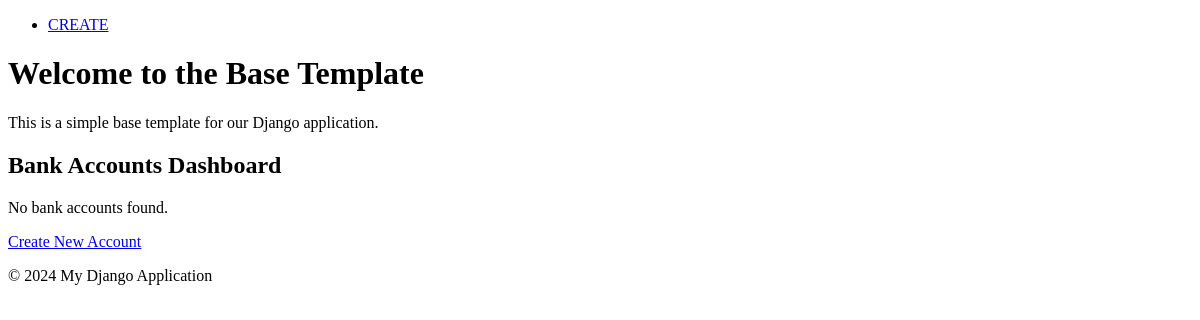
Before: / with the older database file.
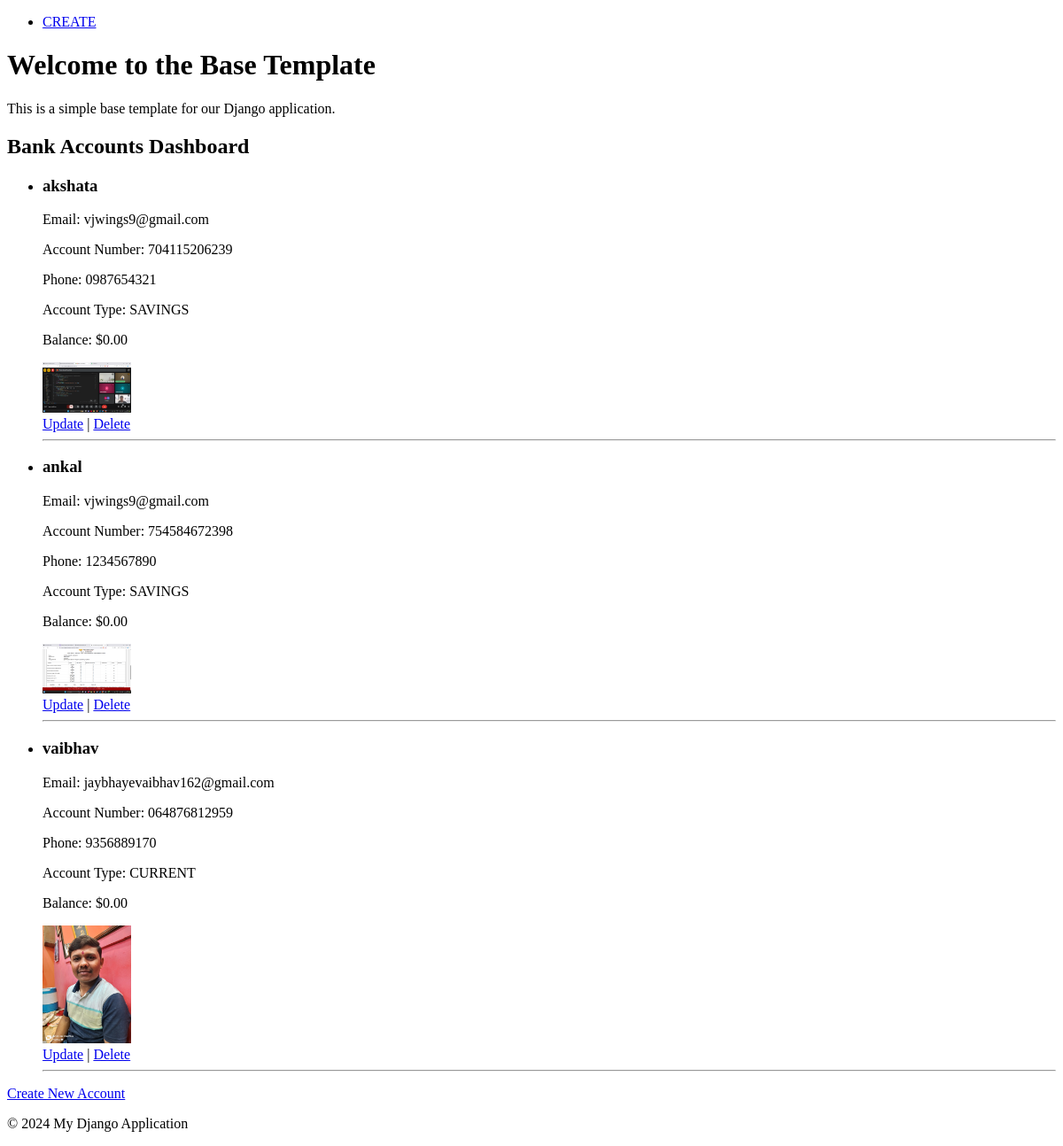
After: the same page with the newer database file.
### Bank/models.py (models this page shows, shortened)
class BankAccount(models.Model):
    ACCOUNT_TYPES = (
        ('SAVINGS', 'Savings'),
        ('CHECKING', 'Checking'),
        ('CURRENT', 'Current'),
    )
    username = models.CharField(max_length=100, blank=False)
    phone_no = models.CharField(max_length=15, blank=False)
    email = models.EmailField(max_length=100, blank=False)
    photo = models.ImageField(upload_to='images/', blank=False)
    ac_type = models.CharField(max_length=20, choices=ACCOUNT_TYPES, default='SAVINGS')
    account_number = models.CharField(max_length=12, unique=True, editable=False)
    created_at = models.DateTimeField(auto_now_add=True)
    class Meta:
        ordering = ['username']   # ✅ Fixed

### Bank/views.py (the view)
# urls.py: path('', profile_list, name='profule_list'),
def profile_list(request):
    accounts = BankAccount.objects.all()
    return render(request, 'Bank/profile_list.html',{'accounts':accounts})

### Bank/templates/Bank/profile_list.html
{% extends 'Bank/base.html' %}
{% block content %}
<h2>Bank Accounts Dashboard</h2>
{% if accounts %}
    <ul>
        {% for account in accounts %}
            <li>
                <h3>{{ account.username }}</h3>
                <p>Email: {{ account.email }}</p>
                <p>Account Number: {{ account.account_number }}</p>
                <p>Phone: {{ account.phone_no }}</p>
                <p>Account Type: {{ account.ac_type }}</p>
                <p>Balance: ${{ account.balance|default:"0.00" }}</p>
                <div>
                    <img src="{{ account.photo.url }}" alt="Profile Picture" width="100">
                </div>
                <a href="{% url 'ac_update' account.pk %}">Update</a> |
                <a href="{% url 'ac_delete' account.pk %}">Delete</a>
            </li>
            <hr>
        {% endfor %}
    </ul>
{% else %}
    <p>No bank accounts found.</p>
{% endif %}
<a href="{% url 'ac_create' %}">Create New Account</a>
{% endblock %}

### Bank/templates/Bank/base.html (shortened to what this page needs)
<!DOCTYPE html>
<html lang="en">
<head>
</head>
<body>
    <header>
        <nav>
            <ul>
                <li><a href="{% url 'ac_create' %}">CREATE</a></li>
            </ul>
        </nav>
    </header>
    <h1>Welcome to the Base Template</h1>
    <p>This is a simple base template for our Django application.</p>
    {% block content %}
    {% endblock %}
    <footer>
        <p>&copy; 2024 My Django Application</p>
    </footer>
</body>
</html>

Changed rows visible on the page:
added BankAccount: username "akshata", email "vjwings9@gmail.com", account_number "704115206239", phone_no "0987654321", ac_type "SAVINGS", balance "0.00", photo (picture)
added BankAccount: username "ankal", email "vjwings9@gmail.com", account_number "754584672398", phone_no "1234567890", ac_type "SAVINGS", balance "0.00", photo (picture)
added BankAccount: username "vaibhav", email "jaybhayevaibhav162@gmail.com", account_number "064876812959", phone_no "9356889170", ac_type "CURRENT", balance "0.00", photo (picture)
Other visible differences:
text no longer shown: "No bank accounts found."
